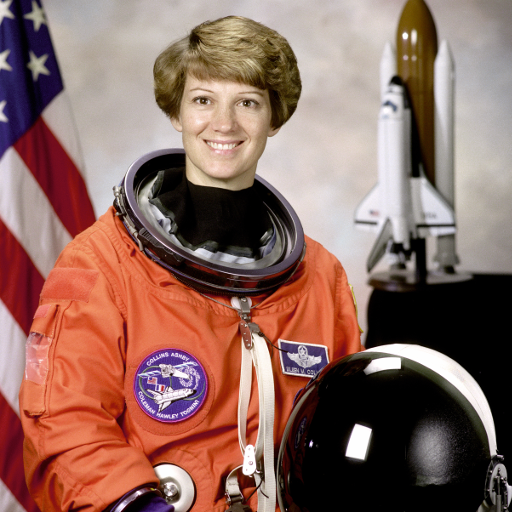
#> input picture skimage.data.astronaut(), 512 x 512 px; the run also reads 1 picture not shown here
$ jupyter execute Notebook_2_From_Pixels_to_Puncta.ipynb
#> lines starting #> are read from the running program, lines starting #| are printed output that depends on the picture; long printed decimals are rounded
[](https://colab.research.google.com/github/PooryaBehnamie/bioimage-analysis-notebooks/blob/main/Notebook_2_From_Pixels_to_Puncta.ipynb)

# Notebook 2: From Pixels to Puncta

## The Preprocessing and Pre-computation Pipeline

Welcome Back!

In the last notebook, we got a taste for bioimage analysis by loading our first images. This time, we're going to dive deeper into the core computational principles that make it all work. We’ll learn what an image really is to a computer, how we change its properties (like color), and how we use those changes to find our first objects of interest, like ecDNA puncta.

#### Learning Goals:
- Master the differences between Matplotlib, scikit-image, and OpenCV for image I/O and display.
- Understand images as NumPy arrays, including data types and dynamic range.
- Navigate color spaces (RGB, Grayscale, HSV) and their applications in biology.
- Implement masking and overlays with both NumPy and OpenCV bitwise operations.
- Get a foundational understanding of object detection through Connected Components analysis.
- Set the stage for more advanced topics like filtering and deep learning.

## Setup
All packages are listed in the repository's `requirements.txt` / `environment.yml` (see README). On Google Colab everything needed is pre-installed.

[cell 1]
# --- Setup: works locally and on Google Colab ---
import sys
from pathlib import Path

if "google.colab" in sys.modules and not Path("data").exists():
    # On Colab, fetch the repository so the example data is available
    !git clone -q https://github.com/PooryaBehnamie/bioimage-analysis-notebooks.git
    %cd bioimage-analysis-notebooks

DATA_DIR = Path("data")                      # example images shipped with the repo
OUT_DIR = Path("outputs"); OUT_DIR.mkdir(exist_ok=True)   # anything we save goes here (git-ignored)

import matplotlib
matplotlib.rcParams["figure.dpi"] = 72       # keeps saved notebooks small; raise for sharper figures

import numpy as np
import matplotlib.pyplot as plt
import cv2
import pandas as pd
from skimage import io, color, img_as_float, img_as_ubyte, filters, measure, morphology, restoration, data

plt.rcParams['figure.figsize'] = (6, 4)
plt.rcParams['image.cmap'] = 'gray'

import skimage, matplotlib
print("Python:    ", sys.version.split()[0])
print("skimage:   ", skimage.__version__)
print("matplotlib:", matplotlib.__version__)
print("OpenCV:    ", cv2.__version__)

**The three libraries we use:**

- [**OpenCV**](https://opencv.org/): an open-source computer vision library optimized for speed, with a C++ backend. It provides low-level primitives such as filtering, morphology and connected components.
- [**scikit-image**](https://scikit-image.org/): a scientific image processing library built on NumPy and SciPy. It emphasizes correctness and readable APIs for labeling, region properties, color conversion, filtering and segmentation.
- [**Matplotlib**](https://matplotlib.org/): Python's foundational plotting library, used for displaying images (`imshow`), histograms and publication-ready figures.

### 1. Tiny Recap + Setup

**Q:** How do we get an image into Python and see it inline, and why are there so many ways to do it?

**A:** This is a common point of confusion for new students, and the answer lies in understanding the core philosophy of each library. In bioimage analysis, we often use a trio of powerful Python libraries for different jobs:

* **Matplotlib:** Think of Matplotlib as your go-to for plotting and visualization. Its `plt.imread()` function reads common formats (like PNGs) and often returns images as floating-point arrays in the `[0,1]` range. While great for plotting with its auto-normalization, this behavior can be a "gotcha" if you're trying to perform quantitative analysis on the raw pixel values. Always be mindful of the `vmin/vmax/norm` arguments in `plt.imshow` for accurate display of intensity ranges. For more, see the [Matplotlib image tutorial](https://matplotlib.org/stable/tutorials/images.html).

* **scikit-image (skimage):** This is the workhorse for scientific image analysis. `skimage.io.imread` is designed to be "dtype-preserving," meaning it reads 16-bit TIFFs as `uint16` arrays, which is crucial for microscopy images that contain a wide range of intensity values. The entire library is built around treating images as NumPy arrays with a focus on scientific accuracy, providing explicit tools for type conversions (`img_as_float`, `img_as_ubyte`) to prevent unexpected data loss or artifacts.

* **OpenCV (cv2):** This library is all about speed and performance. `cv2.imread` is optimized for computer vision operations and returns images in the BGR (Blue, Green, Red) format by default, rather than the standard RGB. This is a critical detail to remember, especially when visualizing images with Matplotlib, which expects RGB. You must use `cv2.cvtColor(img, cv2.COLOR_BGR2RGB)` to convert it correctly for display. OpenCV shines with its highly optimized C++ backend for tasks like labeling, morphology, and bitwise operations.

**When to use which?**

* **Matplotlib:** For quick visualization, generating publication-quality figures, and creating plots like histograms.
* **scikit-image:** For most of your core bioimage analysis pipeline, where preserving data type and scientific accuracy are paramount.
* **OpenCV:** When you need maximum performance for low-level, high-volume operations or for specific primitives like bitwise masking and connected components.

[cell 2]
# We'll demo with scikit-image's built-in `astronaut` (RGB) and `coins` (grayscale) images.
from skimage.data import astronaut, coins

astro = astronaut()     # RGB uint8
#> astro is the input picture: shape (512, 512, 3); mean R, G, B 141.6, 105.8, 96.5
coin = coins()          # grayscale uint8
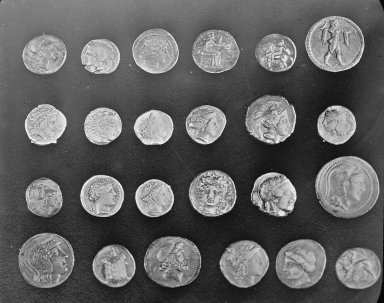
#> input picture skimage.data.coins(), 384 x 303 px
#> coin is the input picture: shape (303, 384); min 1, max 252, mean 96.9

fig, axs = plt.subplots(1, 3, figsize=(15, 5))
axs[0].imshow(astro); axs[0].set_title("RGB array shown with plt.imshow")

# OpenCV stores color images as BGR. If we forget to convert, red and blue are swapped:
astro_bgr = cv2.cvtColor(astro, cv2.COLOR_RGB2BGR)
axs[1].imshow(astro_bgr); axs[1].set_title("BGR array shown as if RGB (wrong colors)")

astro_rgb = cv2.cvtColor(astro_bgr, cv2.COLOR_BGR2RGB)
axs[2].imshow(astro_rgb); axs[2].set_title("After cv2.COLOR_BGR2RGB (correct)")
for ax in axs: ax.axis("off")
plt.tight_layout(); plt.show()
#> after `plt.tight_layout()`:
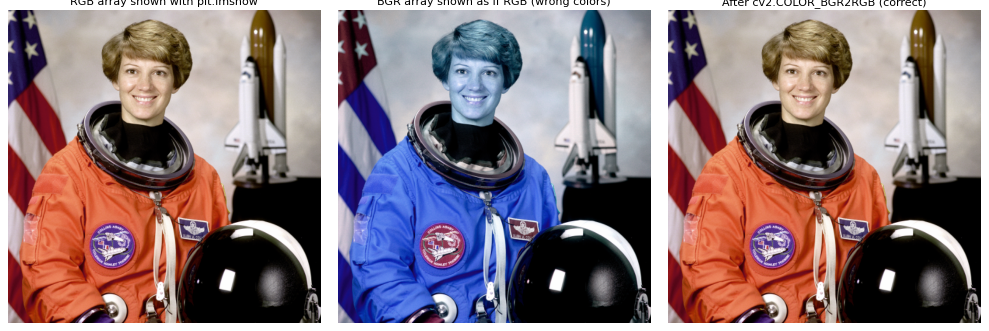
#> figure drawn by matplotlib, 3 panels; B, G, R data is drawn as R, G, B

[cell 3]
# Now the same with our FISH data (see Notebook 1 for what these files contain)
dapi_path = DATA_DIR / "fish_dapi.tif"
rgb_path  = DATA_DIR / "fish_rgb.tif"
mask_path = DATA_DIR / "fish_mia_mask.tif"

mat_img = plt.imread(rgb_path)                          # Matplotlib (uses Pillow under the hood)
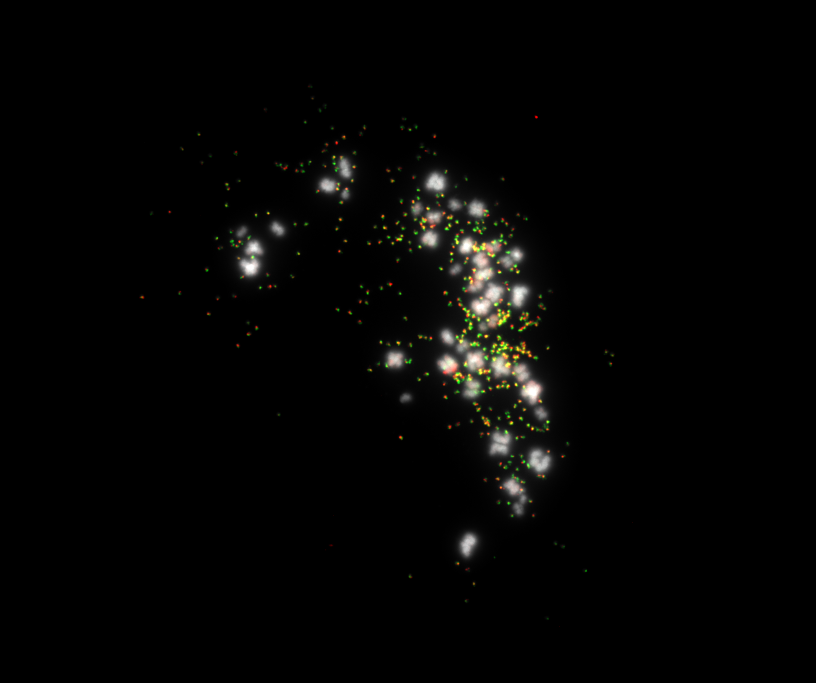
#> input picture data/fish_rgb.tif, 2448 x 2048 px (shown at 1/3 size)
#> mat_img is the input picture: shape (2048, 2448, 3); mean R, G, B 4.9, 4.8, 4
sk_dapi = io.imread(dapi_path)                          # scikit-image (dtype-preserving)
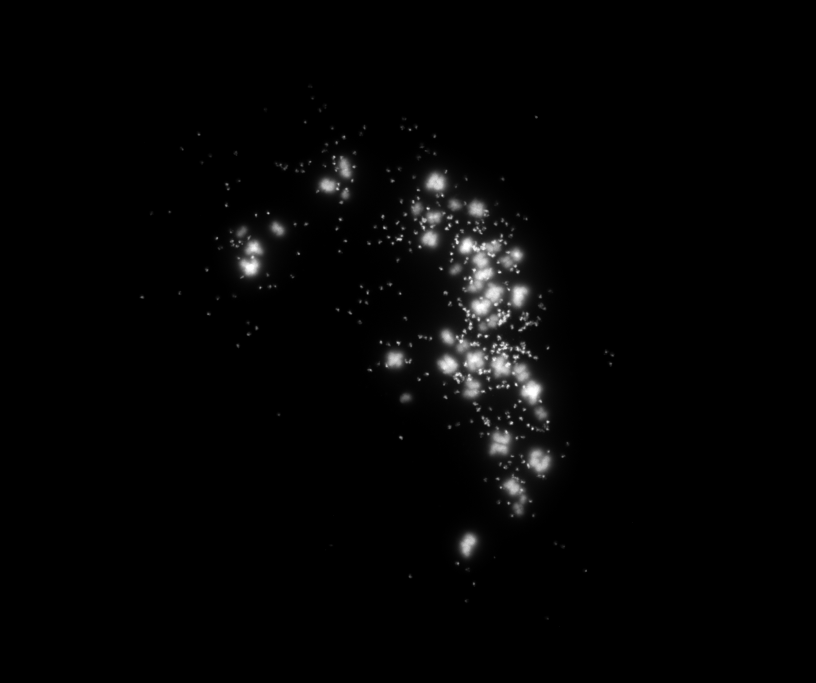
#> input picture data/fish_dapi.tif, 2448 x 2048 px (shown at 1/3 size)
#> sk_dapi is the input picture: shape (2048, 2448); min 0, max 255, mean 4.7
sk_rgb  = io.imread(rgb_path)
cv_dapi = cv2.imread(str(dapi_path), cv2.IMREAD_UNCHANGED)
cv_rgb  = cv2.imread(str(rgb_path), cv2.IMREAD_UNCHANGED)  # BGR order!

fig, axs = plt.subplots(1, 4, figsize=(20, 5))
axs[0].imshow(mat_img);  axs[0].set_title("Matplotlib load")
axs[1].imshow(sk_rgb);   axs[1].set_title("scikit-image load")
axs[2].imshow(cv_rgb);   axs[2].set_title("OpenCV load shown as RGB (red↔blue swapped)")
axs[3].imshow(cv2.cvtColor(cv_rgb, cv2.COLOR_BGR2RGB)); axs[3].set_title("OpenCV after BGR→RGB")
for ax in axs: ax.axis("off")
plt.tight_layout(); plt.show()

print("Same pixels from all three loaders?",
      np.array_equal(mat_img, sk_rgb) and np.array_equal(sk_rgb, cv_rgb[..., ::-1]))
#| Same pixels from all three loaders? True

### 2. What is an image to a computer? Arrays & bit-depth

**Q:** I can see an image, but what does a computer actually "see"?

**A:** To a computer, an image is not a picture; it’s a NumPy array. A grayscale image is a 2D array with a shape of `(height, width)`, where each element represents a pixel’s intensity. For color images, it’s a 3D array of `(height, width, channels)`. The number of channels is typically 3 for Red, Green, and Blue (or BGR for OpenCV).

The most important property of this array is its **data type (dtype)**, which determines its **dynamic range**—the total number of possible intensity values for each pixel.

* **`uint8`** (Unsigned 8-bit Integer): The most common format for web images. Pixels can have 2^8 = 256 values, from 0 to 255.
* **`uint16`** (Unsigned 16-bit Integer): The gold standard for scientific and microscopy images. It provides a much larger range of values (0 to 65,535), which is essential for capturing subtle intensity variations in low-light fluorescence images without loss of information.
* **`float`**: Floating-point data types (e.g., `float32`, `float64`) are used for mathematical operations where precision is required, often with values normalized to the `[0,1]` range.

**Why does `dtype` matter so much?**

Imagine you have a `uint8` image where the maximum intensity is 250. If you try to add 10 to every pixel, a naive operation would cause the value to "wrap around" from 255 back to 4 (250 + 10 = 260, and 260 − 256 = 4). This is a subtle but critical error known as **integer overflow**. By understanding `dtype`, you can correctly scale and normalize your images to avoid such pitfalls, a topic addressed in detail in the [scikit-image documentation](https://scikit-image.org/docs/stable/user_guide/data_types.html).

[cell 4]
def describe(name, img):
#> called with name = 'DAPI (scikit-image)'
    print(f"{name}: shape={img.shape}, dtype={img.dtype}, min={img.min()}, max={img.max()}")
#| DAPI (scikit-image): shape=(2048, 2448), dtype=uint8, min=0, max=255

describe("DAPI (scikit-image)", sk_dapi)
describe("RGB  (scikit-image)", sk_rgb)
#| RGB  (scikit-image): shape=(2048, 2448, 3), dtype=uint8, min=0, max=255

# Integer overflow in action: uint8 arithmetic wraps around
x = np.array([250], dtype=np.uint8)
print("\nuint8 250 + 10 =", (x + np.uint8(10))[0], " <- wrapped around!")
print("safe version    =", np.clip(x.astype(np.int16) + 10, 0, 255).astype(np.uint8)[0])

[cell 5]
gray = coin.copy()  # uint8

# Make variants
u8  = gray.copy()
u16 = (gray.astype(np.uint16) * 257)   # expand to 16-bit
f   = img_as_float(gray)               # float in [0,1]

print("uint8:", u8.dtype, u8.min(), u8.max())
#| uint8: uint8 1 252
print("uint16:", u16.dtype, u16.min(), u16.max())
#| uint16: uint16 257 64764
print("float:", f.dtype, f.min(), f.max())
#| float: float64 0.003922 0.9882

# Brighten safely
u8_bright = np.clip(u8.astype(np.int16)+40, 0, 255).astype(np.uint8)
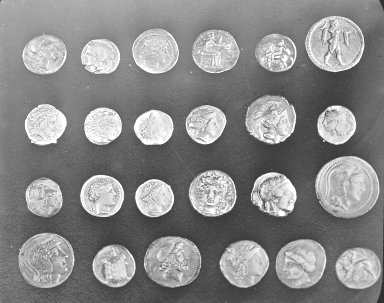
#> u8_bright: shape (303, 384); min 41, max 255, mean 136.8
f_bright  = np.clip(f + 40/255.0, 0, 1.0)

fig, axs = plt.subplots(1,3, figsize=(12,4))
axs[0].imshow(u8, cmap="gray"); axs[0].set_title("Original uint8"); axs[0].axis("off")
axs[1].imshow(u8_bright, cmap="gray"); axs[1].set_title("Brightened uint8"); axs[1].axis("off")
axs[2].imshow(f_bright, cmap="gray"); axs[2].set_title("Brightened float"); axs[2].axis("off")
plt.show()

# Histogram
plt.hist(u8.ravel(), bins=256)
plt.title("Histogram of grayscale intensities (uint8)")
plt.show()
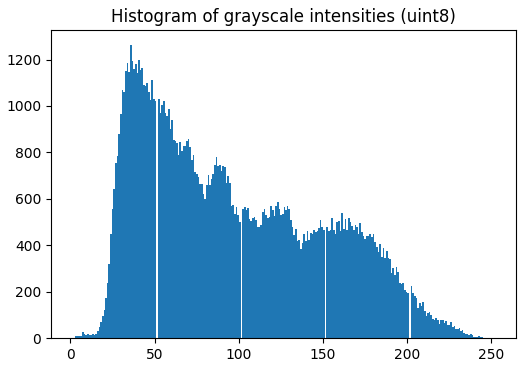
#> figure drawn by matplotlib, 1 panel; tallest bar 1264 high, from x = 35.32 to 36.3

### 3. Color Spaces (RGB ↔ Grayscale ↔ HSV) — and why convert?

**Q:** Why do we need to think about color spaces beyond the standard RGB?

**A:** While RGB is natural for display, we often need to transform it for specific analysis tasks. Different color spaces organize light information in different ways, which can be immensely useful in bioimaging.

* **RGB (Red, Green, Blue):** This is the device-native color space where each pixel's color is defined by the intensity of its red, green, and blue components. It’s perfect for creating visually stunning composites of multi-channel microscopy images, like overlaying DAPI (blue) with a red-tagged FISH probe. However, analyzing intensity in RGB is tricky because a change in brightness (Value) also changes the color mix (Hue and Saturation).

* **Grayscale:** This is the most common and fundamental space for analysis. It represents the intensity of light, from black (0) to white (255 for uint8). All core image processing operations like filtering, thresholding, and segmentation are most straightforwardly performed on single-channel grayscale images. For example, each fluorescent channel (e.g., DAPI, FITC, Texas Red) is typically acquired and analyzed as a separate grayscale image. `skimage.color.rgb2gray` computes a **luminance-weighted** sum (0.2125 R + 0.7154 G + 0.0721 B), which matches how bright colors look to the human eye. Note that this is a *display* convention: for fluorescence it silently gives the green channel ~10× the weight of blue.

* **HSV (Hue, Saturation, Value):** This is a powerful space for analysis. It separates the color information (Hue) and color intensity (Saturation) from the brightness (Value). The Value channel is essentially a grayscale version of the image.
 A key use case: If you have a multicolored stain but only care about the bright objects (e.g., bright probe spots of any color), you can convert the image to HSV and simply threshold on the V channel to isolate the bright features, regardless of their original color.

* **Lab (CIELAB):** While less common in fluorescence, Lab is a perceptually uniform color space where the L channel represents lightness, and the a and b channels represent color opposition. This is often preferred for rigorous colorimetry or in brightfield histology, where methods like color deconvolution are used to mathematically unmix different stains.

[cell 6]
# --- Color Spaces (RGB ↔ Grayscale ↔ HSV ↔ Lab) ---

from skimage import data, color, img_as_float
import matplotlib.pyplot as plt
import cv2
import numpy as np

# ----------------------------
# 3A. Load a demo RGB image
# ----------------------------
rgb = data.astronaut()         # uint8 RGB
rgb_float = img_as_float(rgb)  # Convert to float in [0,1] for skimage.color

print("RGB image:", rgb.shape, rgb.dtype, (int(rgb.min()), int(rgb.max())))
#| RGB image: (512, 512, 3) uint8 (0, 255)

# ----------------------------
# 3B. Convert into other spaces
# ----------------------------
gray = color.rgb2gray(rgb_float)         # perceptual grayscale
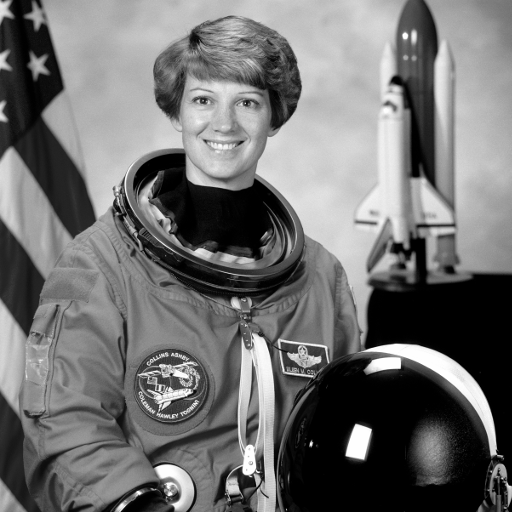
#> gray: shape (512, 512) float64; min 0, max 1, mean 0.442
hsv  = color.rgb2hsv(rgb_float)          # skimage expects float in [0,1]
#> hsv: shape (512, 512, 3) float64; mean of channels 0, 1, 2 0.217, 0.357, 0.561
lab  = cv2.cvtColor(rgb, cv2.COLOR_RGB2Lab)  # OpenCV Lab (uint8)
#> lab: shape (512, 512, 3); mean of channels 0, 1, 2 121.8, 141.6, 140

H, S, V = hsv[...,0], hsv[...,1], hsv[...,2]
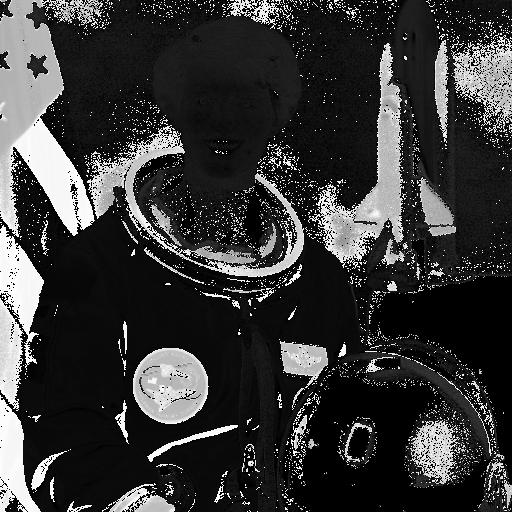
#> H: shape (512, 512) float64; min 0, max 0.999, mean 0.217
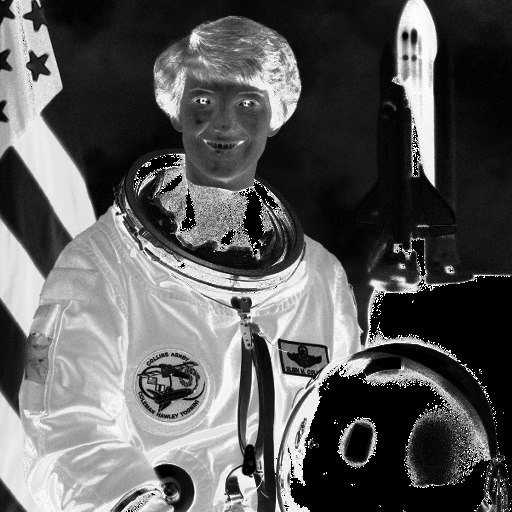
#> S: shape (512, 512) float64; min 0, max 1, mean 0.357
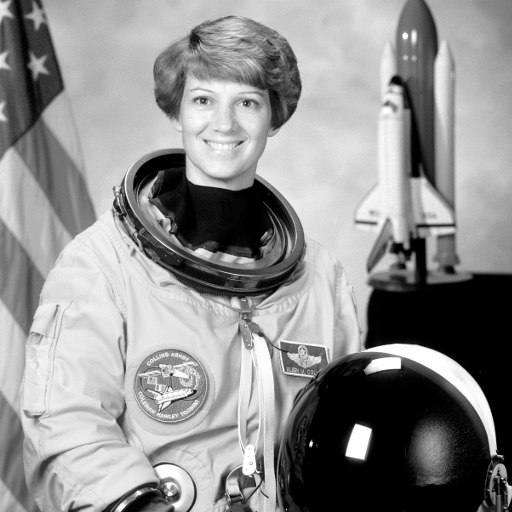
#> V: shape (512, 512) float64; min 0, max 1, mean 0.561

# ----------------------------
# 3C. Visualize channels
# ----------------------------
fig, axs = plt.subplots(2, 3, figsize=(14,8))

axs[0,0].imshow(rgb)
axs[0,0].set_title("Original RGB")
axs[0,0].axis("off")

axs[0,1].imshow(gray, cmap="gray")
axs[0,1].set_title("Grayscale")
axs[0,1].axis("off")

axs[0,2].imshow(V, cmap="gray")
axs[0,2].set_title("HSV: Value (≈ brightness)")
axs[0,2].axis("off")

axs[1,0].imshow(H, cmap="hsv")
axs[1,0].set_title("HSV: Hue")
axs[1,0].axis("off")

axs[1,1].imshow(S, cmap="gray")
axs[1,1].set_title("HSV: Saturation")
axs[1,1].axis("off")

axs[1,2].imshow(lab[...,0], cmap="gray")
axs[1,2].set_title("Lab: Lightness (L)")
axs[1,2].axis("off")

plt.tight_layout()
plt.show()

# ----------------------------
# 3D. Practical Example: Thresholding Value channel
# ----------------------------
# Bright objects can be isolated by thresholding the Value channel
th = np.percentile(V, 98)   # take 98th percentile as a "bright" cutoff
#> th = 0.953
#> (the rest of the program and of its run is left out)
